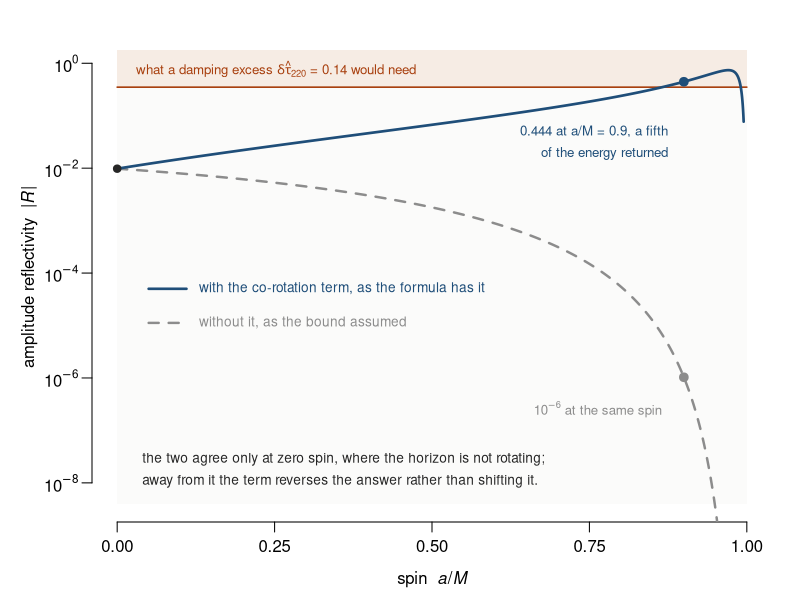
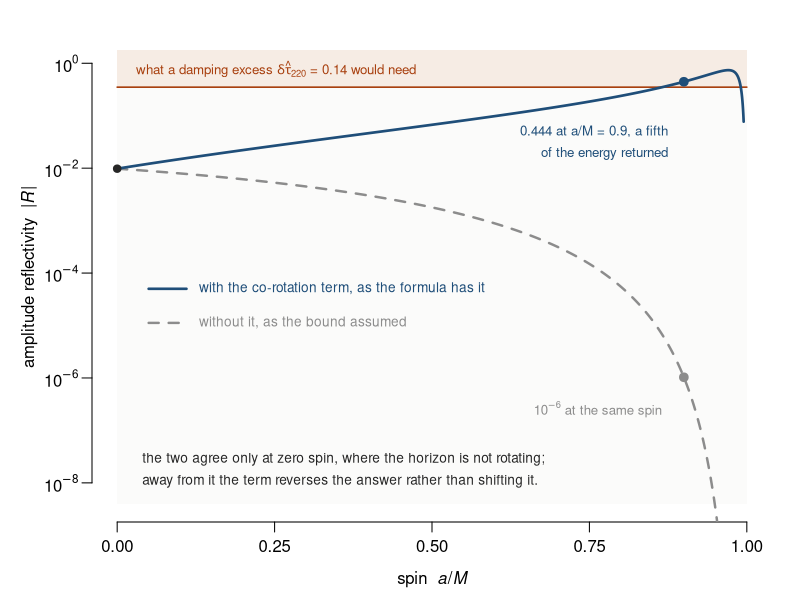

Source code (R) for these figures, in order:
#!/usr/bin/env Rscript
# fig_reflectivity_spin.R -- Section 4's correction, drawn.
#
# The generalized Boltzmann reflectivity of the black-mirror horizon carries the co-rotation
# term, |R| = exp(-|omega - m Omega_H| / 2 T_H). Dropping m Omega_H does not shift the answer,
# it reverses it: without the term the reflectivity FALLS with spin to 1e-6 and below; with it
# the reflectivity RISES to nearly a half. Everything here uses the same Berti-Cardoso-Will
# fit for the fundamental l = m = 2 mode that Section 4 uses.
# Arithmetic and assertions: checks/calc/horizon_reflectivity_spin.R

rp   <- function(a) 1 + sqrt(1 - a^2)
OmH  <- function(a) a / (2 * rp(a))
TH   <- function(a) sqrt(1 - a^2) / (4 * pi * rp(a))
Mw   <- function(a) 1.5251 - 1.1568 * (1 - a)^0.1292
Rful <- function(a) exp(-abs(Mw(a) - 2 * OmH(a)) / (2 * TH(a)))
Rnai <- function(a) exp(-abs(Mw(a))              / (2 * TH(a)))

need <- sqrt(1 - 1/1.14)            # |R| that delta-tau-hat_220 = 0.14 asks for
stopifnot(abs(need - 0.3504) < 1e-3, abs(Rful(0.9) - 0.4444) < 1e-3,
          abs(Rnai(0.9) - 1.03e-6) < 1e-7)
cat(sprintf("  |R| needed for the damping excess %.4f; full form at a=0.9 %.4f; naive %.2e\n",
            need, Rful(0.9), Rnai(0.9)))

ink <- "grey15"; c1 <- "#1f4e79"; c2 <- "#8c8c8c"; mark <- "#a8400f"
draw <- function() {
  par(mar = c(3.9, 4.6, 1.6, 1.4), mgp = c(2.5, 0.7, 0), xpd = FALSE)
  a <- seq(0, 0.995, by = 0.0005)
  ylo <- -8.4; yhi <- 0.25
  plot(NA, xlim = c(0, 1), ylim = c(ylo, yhi), axes = FALSE,
       xlab = expression(paste("spin  ", italic(a), "/", italic(M))),
       ylab = expression(paste("amplitude reflectivity  |", italic(R), "|")))
  rect(0, ylo, 1, yhi, col = "#fbfbfa", border = NA)
  axis(1, at = seq(0, 1, 0.25))
  axis(2, at = seq(-8, 0, 2), labels = parse(text = sprintf("10^%d", seq(-8, 0, 2))), las = 1)

  rect(0, log10(need), 1, yhi, col = "#f6ece4", border = NA)
  segments(0, log10(need), 1, log10(need), col = mark, lwd = 1.6)
  text(0.03, log10(need) + 0.35, expression(paste("what a damping excess ", delta, hat(tau)[220],
       " = 0.14 would need")), col = mark, cex = 0.80, adj = 0)

  lines(a, log10(Rnai(a)), col = c2, lwd = 2.4, lty = 2)
  lines(a, log10(Rful(a)), col = c1, lwd = 2.6)

  # Label positions are chosen against computed curve values, not by eye: the naive
  # curve sits above y = -4.2 for every a < 0.795, so the legend block below it is clear.
  segments(0.05, -4.30, 0.11, -4.30, col = c1, lwd = 2.6)
  text(0.13, -4.30, "with the co-rotation term, as the formula has it", col = c1, cex = 0.82, adj = 0)
  segments(0.05, -4.95, 0.11, -4.95, col = c2, lwd = 2.4, lty = 2)
  text(0.13, -4.95, "without it, as the bound assumed", col = c2, cex = 0.82, adj = 0)

  points(0.9, log10(Rful(0.9)), pch = 19, cex = 1.15, col = c1)
  text(0.875, -1.30, "0.444 at a/M = 0.9, a fifth", col = c1, cex = 0.80, adj = 1)
  text(0.875, -1.72, "of the energy returned", col = c1, cex = 0.80, adj = 1)
  points(0.9, log10(Rnai(0.9)), pch = 19, cex = 1.15, col = c2)
  text(0.865, -6.60, expression(paste("10"^-6, " at the same spin")), col = c2, cex = 0.80, adj = 1)
  points(0, log10(Rful(0)), pch = 19, cex = 1.0, col = ink)
  text(0.04, -7.55, "the two agree only at zero spin, where the horizon is not rotating;",
       col = ink, cex = 0.82, adj = 0)
  text(0.04, -7.97, "away from it the term reverses the answer rather than shifting it.",
       col = ink, cex = 0.82, adj = 0)
}
for (f in c("papers/2_over_the_horizon/fig_companion_reflectivity.pdf", "papers/2_over_the_horizon/fig_companion_reflectivity.png")) {
  if (grepl("pdf$", f)) pdf(f, width = 7.6, height = 4.4) else png(f, width = 1180, height = 690, res = 150)
  draw(); invisible(dev.off()); cat("  wrote", f, "\n")
}
